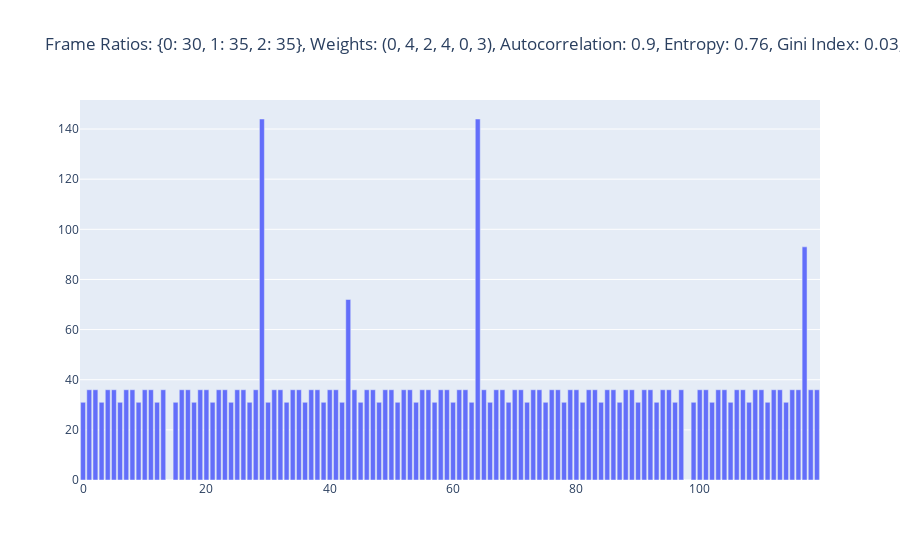
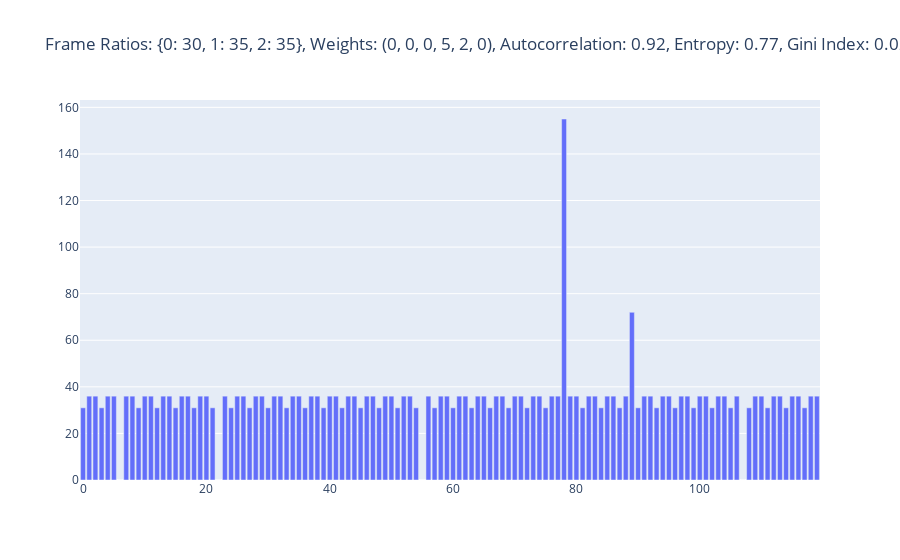
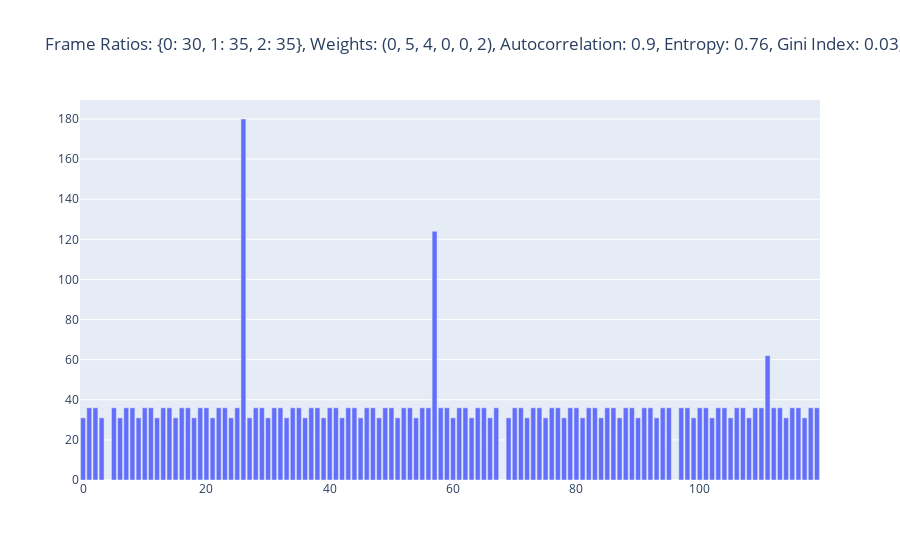
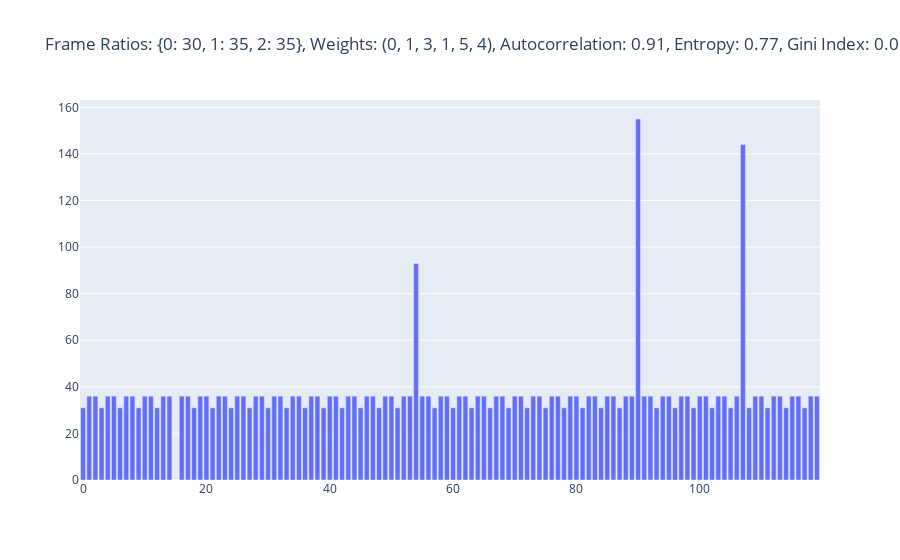

Notebook source saved alongside these figures, in order:
### Code cell
sample = df.sample(10)
for i, row in sample.iterrows():
    fig = go.Figure()
    metagene = {'start': {1: {i: row['profile'][i] for i in range(len(row['profile']))}}}
    auto = uniformity_autocorrelation(metagene)
    entropy = uniformity_entropy(metagene)
    gini = uniformity_gini_index(metagene)
    theil = uniformity_theil_index(metagene)
    fig.add_trace(go.Bar(x=list(metagene['start'][1].keys()), y=list(metagene['start'][1].values()), name='Metagene'))

    fig.update_layout(title=f"Frame Ratios: {row['frame_ratios']}, Weights: {row['weights']}, Autocorrelation: {round(auto[1], 2)}, Entropy: {round(entropy[1], 2)}, Gini Index: {round(gini[1], 2)}, Theil Index: {round(theil[1], 2)}")

    fig.show()

### Figure 1 — Plotly figure (JSON) as saved in the notebook; plotly's stock layout.template omitted (floating-point values rounded to 4 significant figures)
{"data": [{"name": "Metagene", "type": "bar", "x": [0, 1, 2, 3, 4, 5, 6, 7, 8, 9, 10, 11, 12, 13, 14, 15, 16, 17, 18, 19, 20, 21, 22, 23, 24, 25, 26, 27, 28, 29, 30, 31, 32, 33, 34, 35, 36, 37, 38, 39, 40, 41, 42, 43, 44, 45, 46, 47, 48, 49, 50, 51, 52, 53, 54, 55, 56, 57, 58, 59, 60, 61, 62, 63, 64, 65, 66, 67, 68, 69, 70, 71, 72, 73, 74, 75, 76, 77, 78, 79, 80, 81, 82, 83, 84, 85, 86, 87, 88, 89, 90, 91, 92, 93, 94, 95, 96, 97, 98, 99, 100, 101, 102, 103, 104, 105, 106, 107, 108, 109, 110, 111, 112, 113, 114, 115, 116, 117, 118, 119], "y": [31, 36, 36, 31, 36, 36, 31, 36, 36, 31, 36, 36, 31, 36, 0, 31, 36, 36, 31, 36, 36, 31, 36, 36, 31, 36, 36, 31, 36, 144, 31, 36, 36, 31, 36, 36, 31, 36, 36, 31, 36, 36, 31, 72, 36, 31, 36, 36, 31, 36, 36, 31, 36, 36, 31, 36, 36, 31, 36, 36, 31, 36, 36, 31, 144, 36, 31, 36, 36, 31, 36, 36, 31, 36, 36, 31, 36, 36, 31, 36, 36, 31, 36, 36, 31, 36, 36, 31, 36, 36, 31, 36, 36, 31, 36, 36, 31, 36, 0, 31, 36, 36, 31, 36, 36, 31, 36, 36, 31, 36, 36, 31, 36, 36, 31, 36, 36, 93, 36, 36]}], "layout": {"title": {"text": "Frame Ratios: {0: 30, 1: 35, 2: 35}, Weights: (0, 4, 2, 4, 0, 3), Autocorrelation: 0.9, Entropy: 0.76, Gini Index: 0.03, Theil Index: 42.35"}}}

### Figure 2 — Plotly figure (JSON) as saved in the notebook; plotly's stock layout.template omitted (floating-point values rounded to 4 significant figures)
{"data": [{"name": "Metagene", "type": "bar", "x": [0, 1, 2, 3, 4, 5, 6, 7, 8, 9, 10, 11, 12, 13, 14, 15, 16, 17, 18, 19, 20, 21, 22, 23, 24, 25, 26, 27, 28, 29, 30, 31, 32, 33, 34, 35, 36, 37, 38, 39, 40, 41, 42, 43, 44, 45, 46, 47, 48, 49, 50, 51, 52, 53, 54, 55, 56, 57, 58, 59, 60, 61, 62, 63, 64, 65, 66, 67, 68, 69, 70, 71, 72, 73, 74, 75, 76, 77, 78, 79, 80, 81, 82, 83, 84, 85, 86, 87, 88, 89, 90, 91, 92, 93, 94, 95, 96, 97, 98, 99, 100, 101, 102, 103, 104, 105, 106, 107, 108, 109, 110, 111, 112, 113, 114, 115, 116, 117, 118, 119], "y": [31, 36, 36, 31, 36, 36, 0, 36, 36, 31, 36, 36, 31, 36, 36, 31, 36, 36, 31, 36, 36, 31, 0, 36, 31, 36, 36, 31, 36, 36, 31, 36, 36, 31, 36, 36, 31, 36, 36, 31, 36, 36, 31, 36, 36, 31, 36, 36, 31, 36, 36, 31, 36, 36, 31, 0, 36, 31, 36, 36, 31, 36, 36, 31, 36, 36, 31, 36, 36, 31, 36, 36, 31, 36, 36, 31, 36, 36, 155, 36, 36, 31, 36, 36, 31, 36, 36, 31, 36, 72, 31, 36, 36, 31, 36, 36, 31, 36, 36, 31, 36, 36, 31, 36, 36, 31, 36, 0, 31, 36, 36, 31, 36, 36, 31, 36, 36, 31, 36, 36]}], "layout": {"title": {"text": "Frame Ratios: {0: 30, 1: 35, 2: 35}, Weights: (0, 0, 0, 5, 2, 0), Autocorrelation: 0.92, Entropy: 0.77, Gini Index: 0.02, Theil Index: 41.91"}}}

### Figure 3 — Plotly figure (JSON) as saved in the notebook; plotly's stock layout.template omitted (floating-point values rounded to 4 significant figures)
{"data": [{"name": "Metagene", "type": "bar", "x": [0, 1, 2, 3, 4, 5, 6, 7, 8, 9, 10, 11, 12, 13, 14, 15, 16, 17, 18, 19, 20, 21, 22, 23, 24, 25, 26, 27, 28, 29, 30, 31, 32, 33, 34, 35, 36, 37, 38, 39, 40, 41, 42, 43, 44, 45, 46, 47, 48, 49, 50, 51, 52, 53, 54, 55, 56, 57, 58, 59, 60, 61, 62, 63, 64, 65, 66, 67, 68, 69, 70, 71, 72, 73, 74, 75, 76, 77, 78, 79, 80, 81, 82, 83, 84, 85, 86, 87, 88, 89, 90, 91, 92, 93, 94, 95, 96, 97, 98, 99, 100, 101, 102, 103, 104, 105, 106, 107, 108, 109, 110, 111, 112, 113, 114, 115, 116, 117, 118, 119], "y": [31, 36, 36, 31, 0, 36, 31, 36, 36, 31, 36, 36, 31, 36, 36, 31, 36, 36, 31, 36, 36, 31, 36, 36, 31, 36, 180, 31, 36, 36, 31, 36, 36, 31, 36, 36, 31, 36, 36, 31, 36, 36, 31, 36, 36, 31, 36, 36, 31, 36, 36, 31, 36, 36, 31, 36, 36, 124, 36, 36, 31, 36, 36, 31, 36, 36, 31, 36, 0, 31, 36, 36, 31, 36, 36, 31, 36, 36, 31, 36, 36, 31, 36, 36, 31, 36, 36, 31, 36, 36, 31, 36, 36, 31, 36, 36, 0, 36, 36, 31, 36, 36, 31, 36, 36, 31, 36, 36, 31, 36, 36, 62, 36, 36, 31, 36, 36, 31, 36, 36]}], "layout": {"title": {"text": "Frame Ratios: {0: 30, 1: 35, 2: 35}, Weights: (0, 5, 4, 0, 0, 2), Autocorrelation: 0.9, Entropy: 0.76, Gini Index: 0.03, Theil Index: 42.09"}}}

### Figure 4 — Plotly figure (JSON) as saved in the notebook; plotly's stock layout.template omitted (floating-point values rounded to 4 significant figures)
{"data": [{"name": "Metagene", "type": "bar", "x": [0, 1, 2, 3, 4, 5, 6, 7, 8, 9, 10, 11, 12, 13, 14, 15, 16, 17, 18, 19, 20, 21, 22, 23, 24, 25, 26, 27, 28, 29, 30, 31, 32, 33, 34, 35, 36, 37, 38, 39, 40, 41, 42, 43, 44, 45, 46, 47, 48, 49, 50, 51, 52, 53, 54, 55, 56, 57, 58, 59, 60, 61, 62, 63, 64, 65, 66, 67, 68, 69, 70, 71, 72, 73, 74, 75, 76, 77, 78, 79, 80, 81, 82, 83, 84, 85, 86, 87, 88, 89, 90, 91, 92, 93, 94, 95, 96, 97, 98, 99, 100, 101, 102, 103, 104, 105, 106, 107, 108, 109, 110, 111, 112, 113, 114, 115, 116, 117, 118, 119], "y": [31, 36, 36, 31, 36, 36, 31, 36, 36, 31, 36, 36, 31, 36, 36, 0, 36, 36, 31, 36, 36, 31, 36, 36, 31, 36, 36, 31, 36, 36, 31, 36, 36, 31, 36, 36, 31, 36, 36, 31, 36, 36, 31, 36, 36, 31, 36, 36, 31, 36, 36, 31, 36, 36, 93, 36, 36, 31, 36, 36, 31, 36, 36, 31, 36, 36, 31, 36, 36, 31, 36, 36, 31, 36, 36, 31, 36, 36, 31, 36, 36, 31, 36, 36, 31, 36, 36, 31, 36, 36, 155, 36, 36, 31, 36, 36, 31, 36, 36, 31, 36, 36, 31, 36, 36, 31, 36, 144, 31, 36, 36, 31, 36, 36, 31, 36, 36, 31, 36, 36]}], "layout": {"title": {"text": "Frame Ratios: {0: 30, 1: 35, 2: 35}, Weights: (0, 1, 3, 1, 5, 4), Autocorrelation: 0.91, Entropy: 0.77, Gini Index: 0.02, Theil Index: 42.83"}}}
